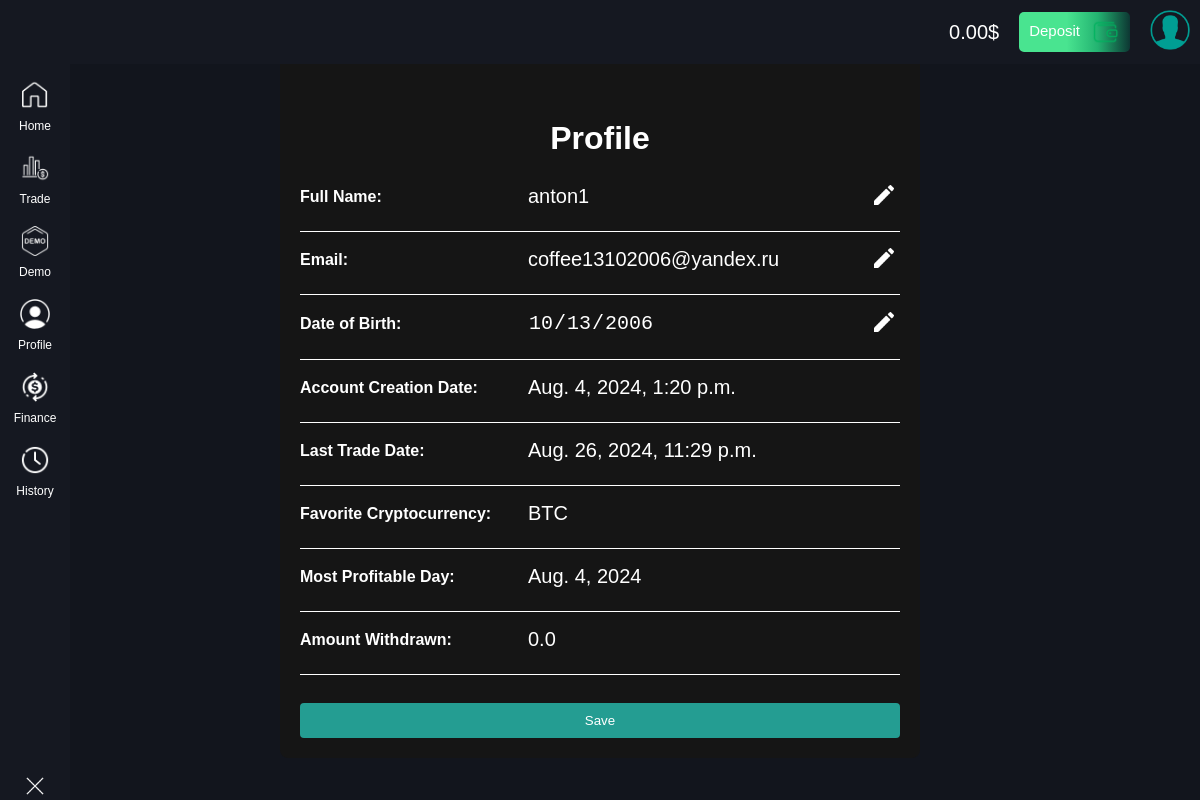
Before: /profile/ (signed in) with the older database file.
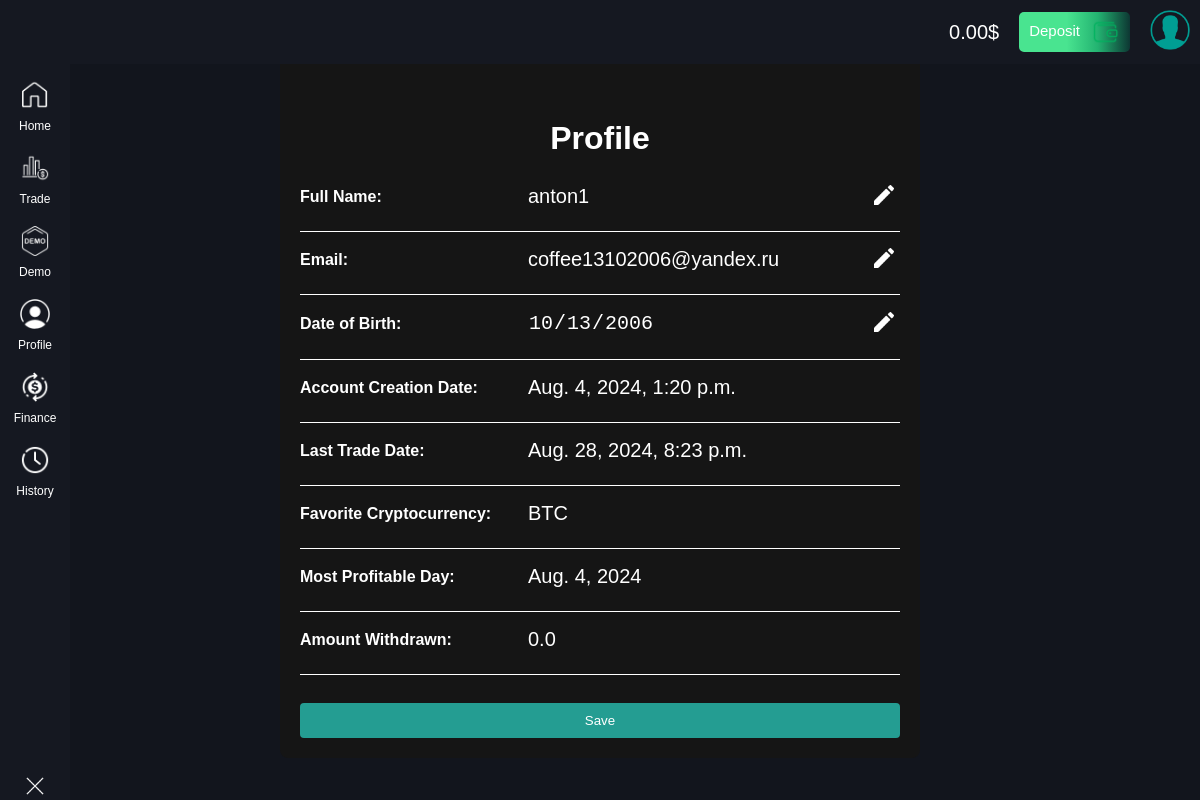
After: the same page with the newer database file.
### app/models.py (models this page shows, shortened)
class Position(models.Model):
    POSITION_TYPES = (
        ('long', 'Long'),
        ('short', 'Short'),
    )
    user = models.ForeignKey(CustomUser, on_delete=models.CASCADE)
    crypto = models.ForeignKey(CryptoCurrency, on_delete=models.CASCADE)
    position_type = models.CharField(max_length=5, choices=POSITION_TYPES)
    amount = models.DecimalField(max_digits=10, decimal_places=2)
    open_price = models.DecimalField(max_digits=10, decimal_places=2)
    open_time = models.DateTimeField(auto_now_add=True)
    duration = models.IntegerField()
    closed = models.BooleanField(default=False)
    demo = models.BooleanField(default=False)
    profit = models.DecimalField(max_digits=10, decimal_places=2, null=True, blank=True)

### app/views.py (the view, shortened to what this page needs)
# urls.py: path('profile/', ProfileView.as_view(), name='profile'),
class ProfileView(LoginRequiredMixin, DetailView):
    model = CustomUser
    template_name = 'app/profile.html'
    context_object_name = 'user'
    login_url = '/login'
    redirect_field_name = 'redirect_to'
    def get_object(self, queryset=None):
        return self.request.user
    def get_context_data(self, **kwargs):
        context = super().get_context_data(**kwargs)
        context['last_trade_date'] = self.object.last_trade_date
        context['favorite_crypto'] = self.object.favorite_crypto
        context['most_profitable_day'] = self.object.most_profitable_day
        context['total_withdrawn'] = self.object.total_withdrawn
        context['balance'] = self.request.user.balance
        if 'form' not in context:
            context['form'] = ProfileForm(instance=self.object)
        return context

### app/forms.py
class ProfileForm(forms.ModelForm):
    date_of_birth = forms.DateField(
        widget=forms.DateInput(format='%Y-%m-%d'),
        input_formats=['%Y-%m-%d']
    )
    class Meta:
        model = CustomUser
        fields = ['full_name', 'email', 'date_of_birth']

### app/models.py (called while the page is built)
    @property
    def last_trade_date(self):
        last_trade = self.position_set.order_by('-open_time').first()
        return last_trade.open_time if last_trade else None

    @property
    def favorite_crypto(self):
        favorite = self.position_set.values('crypto__name').annotate(total=models.Count('crypto')).order_by(
            '-total').first()
        return favorite['crypto__name'] if favorite else None

    @property
    def most_profitable_day(self):
        trades = self.position_set.values('open_time__date').annotate(profit_sum=models.Sum('profit')).order_by(
            '-profit_sum').first()
        return trades['open_time__date'] if trades else None

    @property
    def total_withdrawn(self):
        return self.withdrawals.aggregate(total=models.Sum('amount'))['total'] or 0.00

### app/templates/app/profile.html (shortened to what this page needs)
{% extends 'app/base.html' %}
{% load static %}
{% block content %}
<div class="profile">
    <h1>Profile</h1>
    <form method="post" class="profile-form">
        <div class="form-group">
            <label for="id_full_name">Full Name:</label>
            <input type="text" id="id_full_name" name="full_name" value="{{ user.full_name }}" readonly>
            <button type="button" onclick="toggleEdit('id_full_name')"><img src="{% static 'app/img/edit.png' %}"></button>
        </div>
        <hr>
        <div class="form-group">
            <label for="id_email">Email:</label>
            <input type="email" id="id_email" name="email" value="{{ user.email }}" readonly>
            <button type="button" onclick="toggleEdit('id_email')"><img src="{% static 'app/img/edit.png' %}"></button>
        </div>
        <hr>
        <div class="form-group">
            <label for="id_date_of_birth">Date of Birth:</label>
            <input type="date" id="id_date_of_birth" name="date_of_birth" value="{{ user.date_of_birth|date:'Y-m-d' }}" readonly>
            <button type="button" onclick="toggleEdit('id_date_of_birth')"><img src="{% static 'app/img/edit.png' %}"></button>
        </div>
        <hr>
        <div class="form-group">
            <label>Account Creation Date:</label>
            <span>{{ user.date_joined }}</span>
        </div>
        <hr>
        <div class="form-group">
            <label>Last Trade Date:</label>
            <span>{{ last_trade_date }}</span>
        </div>
        <hr>
        <div class="form-group">
            <label>Favorite Cryptocurrency:</label>
            <span>{{ favorite_crypto }}</span>
        </div>
        <hr>
        <div class="form-group">
            <label>Most Profitable Day:</label>
            <span>{{ most_profitable_day }}</span>
        </div>
        <hr>
        <div class="form-group">
            <label>Amount Withdrawn:</label>
            <span>{{ total_withdrawn }}</span>
        </div>
        <hr>
        <button type="submit">Save</button>
    </form>
</div>
{% endblock %}

Changed rows visible on the page:
no longer on this page (row unchanged): Position: open_time "Aug. 26, 2024, 11:29 p.m."
added Position: open_time "Aug. 28, 2024, 8:23 p.m."
